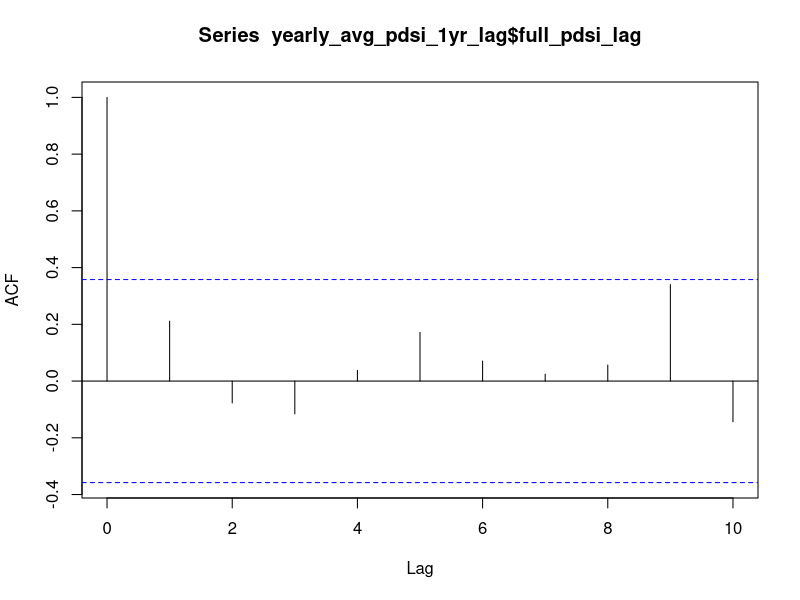
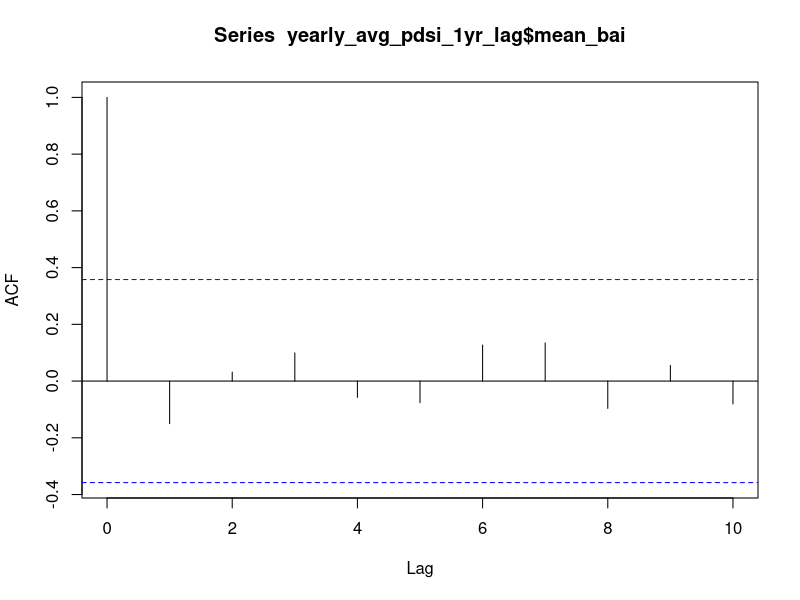
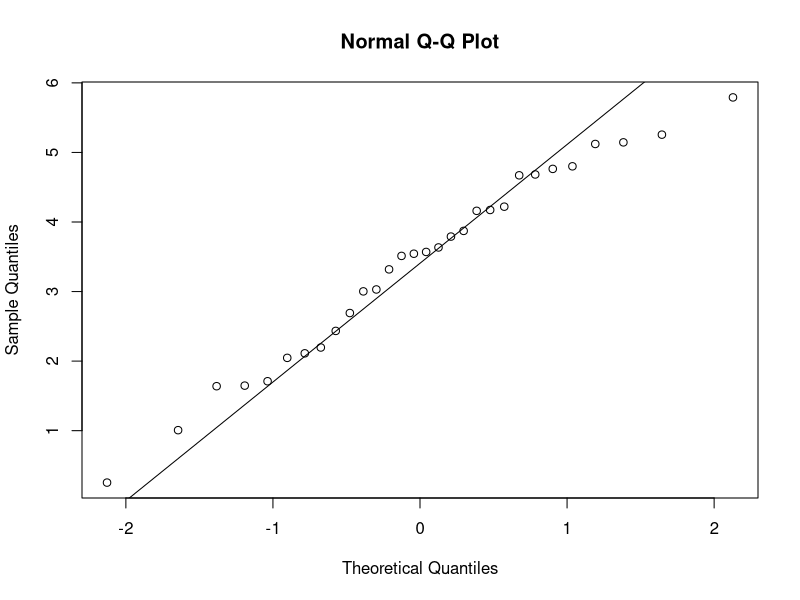
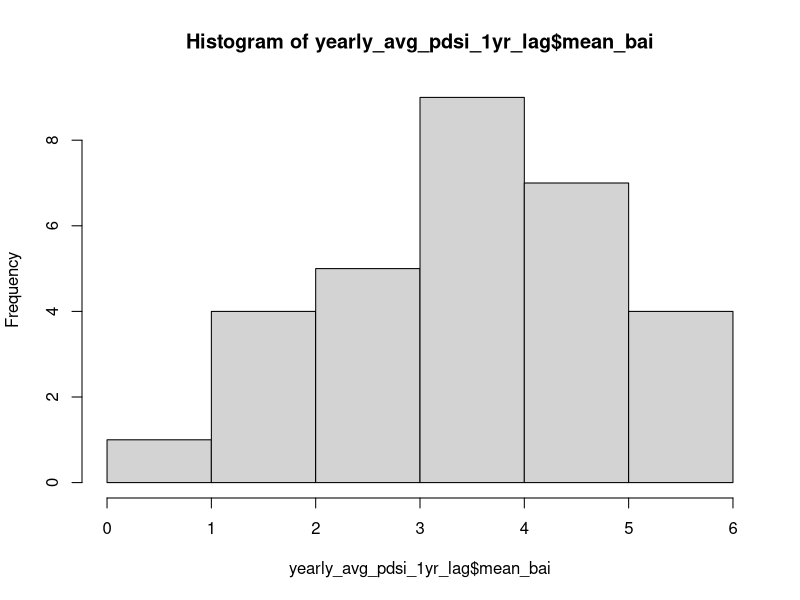
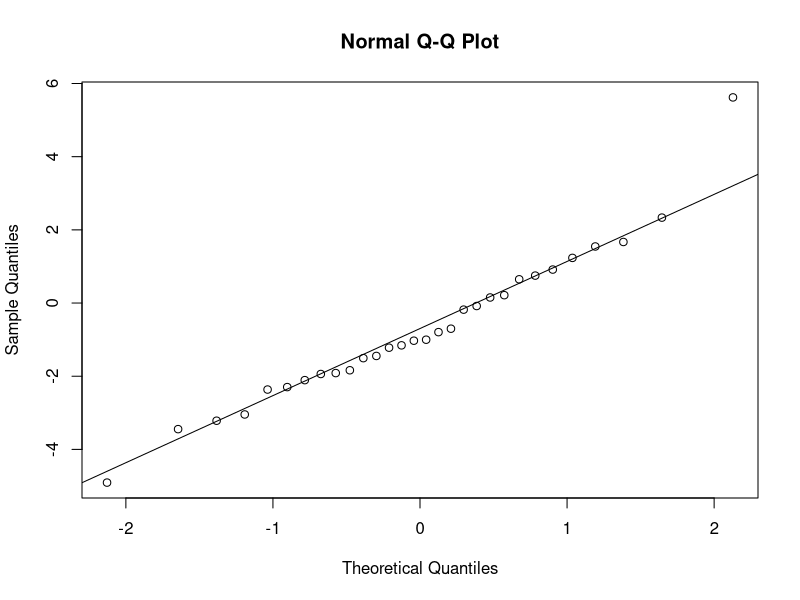
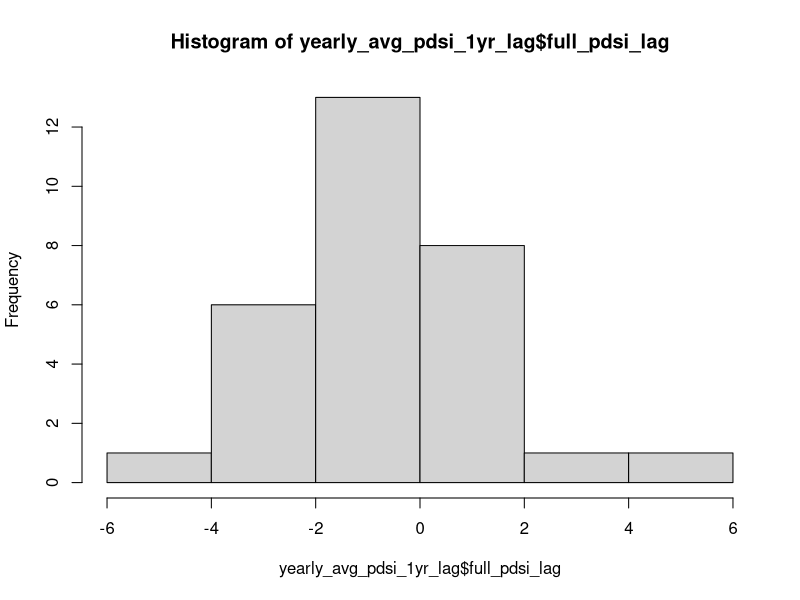
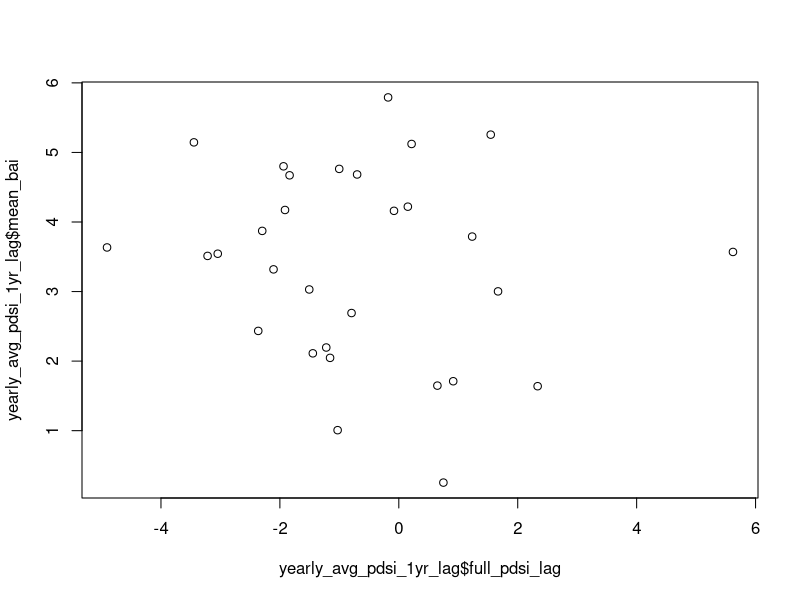
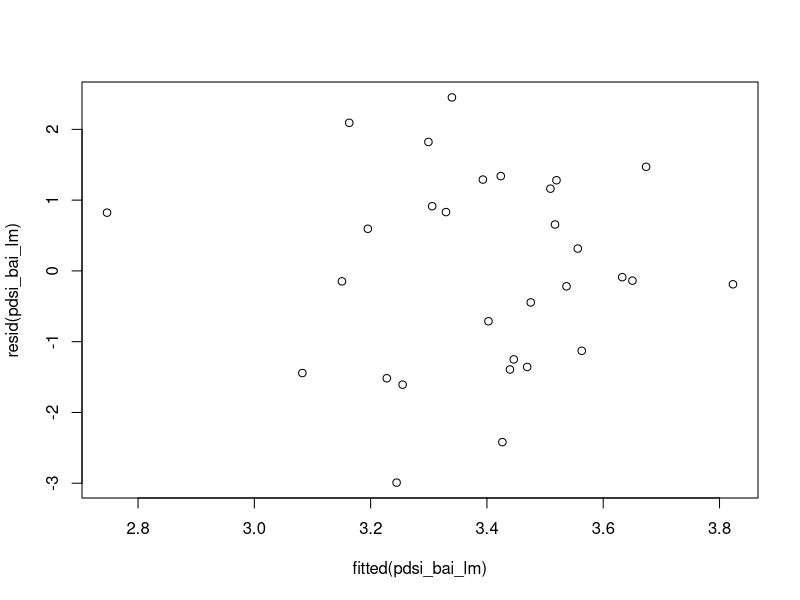

These charts were generated, in order, by the following R code: (Note: this script raises an error after producing the figures.)
# Load packages -----------------------------------------------------------

library(tidyverse)
library(lmtest)
library(car)

# Load data ---------------------------------------------------------------

pdsi <- read.csv('socorro_co_pdsi_1989to2025.csv')
duct_metrics <- read.csv('complete_data_12.1.25.csv')
duct_metrics_1990to2019 <- duct_metrics %>% #these are trees just exposed to ambient conditions
  filter(year < 2020) %>% 
  filter(group != 'legacy')

#Average across all trees

yearly_avg_all <- duct_metrics_1990to2019 %>% 
  group_by(year) %>% 
  summarise(
    mean_bai = mean(bai_cm2, na.rm = TRUE),
    pdsi_full = mean(pdsi_full_season)
  )

#New column for previous year's PDSI

yearly_avg_pdsi_1yr_lag <- yearly_avg_all %>% 
  mutate(full_pdsi_lag = lag(pdsi_full, n = 1)
  ) 

# Add 1989 pdsi -----------------------------------------------------------

yearly_avg_pdsi_1yr_lag[1, 4] <- -2.107

#Look at autocorrelation 
acf(yearly_avg_pdsi_1yr_lag$full_pdsi_lag, lag.max = 10) #not autocorrelated
acf(yearly_avg_pdsi_1yr_lag$mean_bai, lag.max = 10) #not autocorrelated

#Check normality
qqnorm(yearly_avg_pdsi_1yr_lag$mean_bai); qqline(yearly_avg_pdsi_1yr_lag$mean_bai) #fairly normal, some deviation at tail
hist(yearly_avg_pdsi_1yr_lag$mean_bai) #not too bad
qqnorm(yearly_avg_pdsi_1yr_lag$full_pdsi_lag); qqline(yearly_avg_pdsi_1yr_lag$full_pdsi_lag) #near line, one large outlier
hist(yearly_avg_pdsi_1yr_lag$full_pdsi_lag) #not far off from normal

#Scatterplot
plot(yearly_avg_pdsi_1yr_lag$full_pdsi_lag, yearly_avg_pdsi_1yr_lag$mean_bai)
#no clear pattern

# BAI and previous year march-oct PDSI linear model ------------------------

pdsi_bai_lm <- lm(mean_bai ~ full_pdsi_lag, data = yearly_avg_pdsi_1yr_lag)

summary(pdsi_bai_lm) #no evidence

# Check assumptions -------------------------------------------------------

plot(fitted(pdsi_bai_lm), resid(pdsi_bai_lm)) #no clear pattern
plot(pdsi_bai_lm, which = 4) #4, 22
plot(pdsi_bai_lm, which = 5)
qqPlot(pdsi_bai_lm) #fine
hist(resid(pdsi_bai_lm)) #fine
acf(resid(pdsi_bai_lm), lag.max = 10) #no significant autocorrelation 

#Check influence of specific points on coefficients
model_no4  <- lm(mean_bai ~ full_pdsi_lag, data = yearly_avg_pdsi_1yr_lag[-4, ])
model_no22  <- lm(mean_bai ~ full_pdsi_lag, data = yearly_avg_pdsi_1yr_lag[-22, ])

coef(pdsi_bai_lm)
coef(model_no22)
coef(model_no4)

#fairly large % changes, model not robust, relationship fragile

# Plot --------------------------------------------------------------------

ggplot(yearly_avg_pdsi_1yr_lag, aes(full_pdsi_lag, y = mean_bai)) +
  geom_point(alpha = 0.9) +
  theme_bw(base_size = 15) +
  labs(x = 'Mean PDSI (March-October of Prev. Year)',
       y = 'Mean BAI (cm²)') +
  scale_x_continuous(n.breaks = 10) +
  scale_y_continuous(n.breaks = 6) +
  theme(panel.grid.minor = element_blank()) 

#ggsave('Output/pdsi_figures/full_pdsi_lag_bai.png', width = 7, height = 6, bg = 'white')



